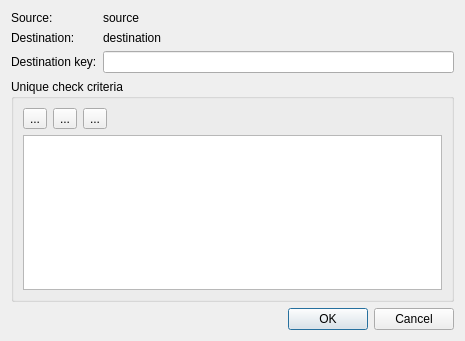
<?xml version="1.0" encoding="UTF-8"?>
<ui version="4.0">
 <class>UniqueInsertExpressionDialog</class>
 <widget class="QDialog" name="UniqueInsertExpressionDialog">
  <property name="geometry">
   <rect>
    <x>0</x>
    <y>0</y>
    <width>465</width>
    <height>341</height>
   </rect>
  </property>
  <property name="windowTitle">
   <string>Expression edition</string>
  </property>
  <layout class="QVBoxLayout" name="verticalLayout_2">
   <item>
    <layout class="QFormLayout" name="formLayout">
     <item row="0" column="0">
      <widget class="QLabel" name="lbSourceTableLabel">
       <property name="text">
        <string>Source:</string>
       </property>
      </widget>
     </item>
     <item row="0" column="1">
      <widget class="QLabel" name="lbSourceTable">
       <property name="text">
        <string>source</string>
       </property>
      </widget>
     </item>
     <item row="1" column="0">
      <widget class="QLabel" name="lbDestinationTableLabel">
       <property name="text">
        <string>Destination:</string>
       </property>
      </widget>
     </item>
     <item row="1" column="1">
      <widget class="QLabel" name="lbDestinationTable">
       <property name="text">
        <string>destination</string>
       </property>
      </widget>
     </item>
     <item row="2" column="0">
      <widget class="QLabel" name="lbDestinationKeyLabel">
       <property name="text">
        <string>Destination key:</string>
       </property>
      </widget>
     </item>
     <item row="2" column="1">
      <widget class="QLineEdit" name="leDestinationKey"/>
     </item>
    </layout>
   </item>
   <item>
    <widget class="QGroupBox" name="gbMatchItems">
     <property name="title">
      <string>Unique check criteria</string>
     </property>
     <layout class="QVBoxLayout" name="verticalLayout">
      <item>
       <layout class="QHBoxLayout" name="horizontalLayout">
        <item>
         <widget class="QToolButton" name="tbRemoveMatchItem">
          <property name="text">
           <string>...</string>
          </property>
          <property name="icon">
           <iconset theme="list-remove">
            <normaloff/>
           </iconset>
          </property>
         </widget>
        </item>
        <item>
         <widget class="QToolButton" name="tbAddMatchItem">
          <property name="text">
           <string>...</string>
          </property>
          <property name="icon">
           <iconset theme="list-add">
            <normaloff/>
           </iconset>
          </property>
         </widget>
        </item>
        <item>
         <widget class="QToolButton" name="tbResizeView">
          <property name="text">
           <string>...</string>
          </property>
          <property name="icon">
           <iconset theme="zoom-fit-best">
            <normaloff/>
           </iconset>
          </property>
         </widget>
        </item>
        <item>
         <spacer name="horizontalSpacer">
          <property name="orientation">
           <enum>Qt::Horizontal</enum>
          </property>
          <property name="sizeHint" stdset="0">
           <size>
            <width>40</width>
            <height>20</height>
           </size>
          </property>
         </spacer>
        </item>
       </layout>
      </item>
      <item>
       <widget class="QTableView" name="twMatchItems"/>
      </item>
     </layout>
    </widget>
   </item>
   <item>
    <widget class="QDialogButtonBox" name="buttonBox">
     <property name="orientation">
      <enum>Qt::Horizontal</enum>
     </property>
     <property name="standardButtons">
      <set>QDialogButtonBox::Cancel|QDialogButtonBox::Ok</set>
     </property>
    </widget>
   </item>
  </layout>
  <zorder>gbMatchItems</zorder>
  <zorder>buttonBox</zorder>
  <zorder>twMatchItems</zorder>
 </widget>
 <resources/>
 <connections>
  <connection>
   <sender>buttonBox</sender>
   <signal>accepted()</signal>
   <receiver>UniqueInsertExpressionDialog</receiver>
   <slot>accept()</slot>
   <hints>
    <hint type="sourcelabel">
     <x>248</x>
     <y>254</y>
    </hint>
    <hint type="destinationlabel">
     <x>157</x>
     <y>274</y>
    </hint>
   </hints>
  </connection>
  <connection>
   <sender>buttonBox</sender>
   <signal>rejected()</signal>
   <receiver>UniqueInsertExpressionDialog</receiver>
   <slot>reject()</slot>
   <hints>
    <hint type="sourcelabel">
     <x>316</x>
     <y>260</y>
    </hint>
    <hint type="destinationlabel">
     <x>286</x>
     <y>274</y>
    </hint>
   </hints>
  </connection>
 </connections>
</ui>
